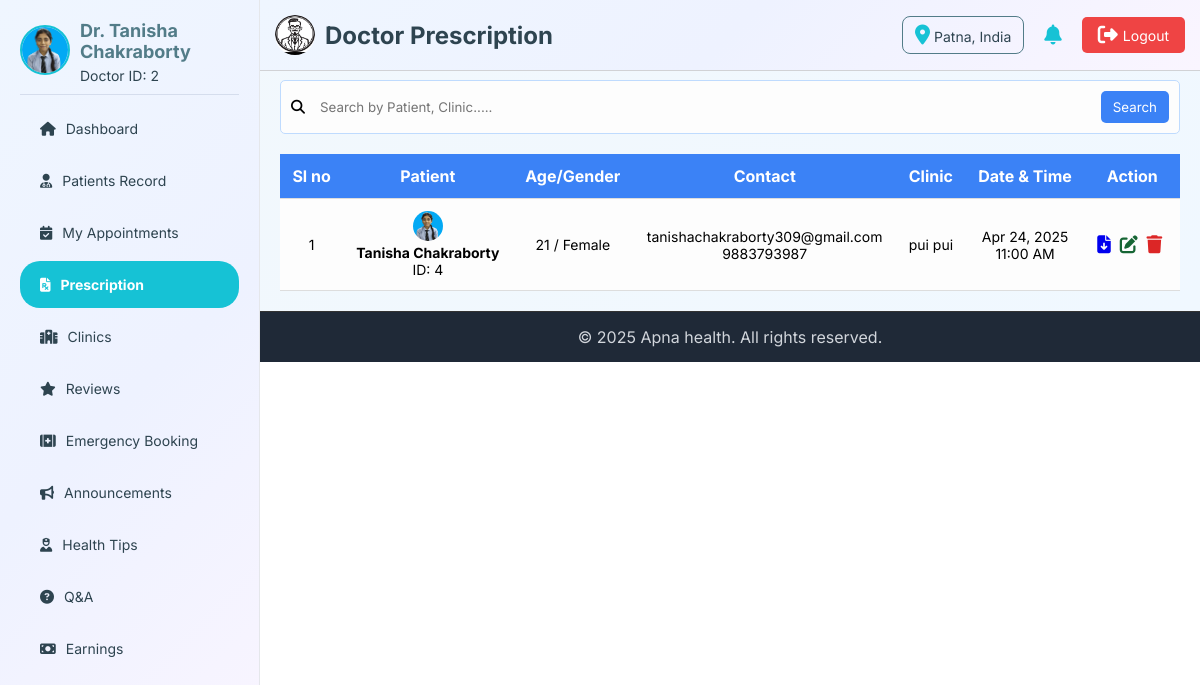
Page /doctor/doctor-prescription.php (signed in) on the committed database.
### tables this page shows
CREATE TABLE `doctor` (
  `doctor_id` int(11) NOT NULL,
  `UID` varchar(20) NOT NULL,
  `name` varchar(255) NOT NULL,
  `email` varchar(255) NOT NULL,
  `phone` varchar(15) DEFAULT NULL,
  `password` varchar(255) NOT NULL,
  `specialization` varchar(255) DEFAULT NULL,
  `experience` int(11) DEFAULT NULL,
  `qualification` text DEFAULT NULL,
  `bio` text DEFAULT NULL,
  `profile_img` varchar(255) DEFAULT NULL,
  `rating` decimal(3,2) DEFAULT 0.00,
  `total_reviews` int(11) DEFAULT 0,
  `availability` enum('Active','Inactive','Blocked') DEFAULT 'Active',
  `address` varchar(512) DEFAULT NULL,
  `gender` enum('Male','Female','Other') DEFAULT NULL,
  `dob` date DEFAULT NULL,
  `fees` decimal(10,2) DEFAULT NULL,
  `emergency` enum('Yes','No') DEFAULT NULL,
  `created_at` timestamp NOT NULL DEFAULT current_timestamp(),
  `updated_at` timestamp NOT NULL DEFAULT current_timestamp() ON UPDATE current_timestamp()
);

CREATE TABLE `prescription` (
  `prescription_id` int(11) NOT NULL,
  `appointment_id` int(11) NOT NULL,
  `patient_id` int(11) NOT NULL,
  `doctor_id` int(11) NOT NULL,
  `prescription` varchar(255) DEFAULT NULL,
  `created_at` timestamp NOT NULL DEFAULT current_timestamp(),
  `updated_at` timestamp NOT NULL DEFAULT current_timestamp() ON UPDATE current_timestamp()
);

CREATE TABLE `patient` (
  `patient_id` int(11) NOT NULL,
  `name` varchar(100) NOT NULL,
  `email` varchar(255) NOT NULL,
  `password` varchar(255) NOT NULL,
  `phone` varchar(15) DEFAULT NULL,
  `gender` enum('Male','Female','Other') DEFAULT NULL,
  `dob` date DEFAULT NULL,
  `blood_group` varchar(10) DEFAULT NULL,
  `emergency_contact` varchar(16) DEFAULT NULL,
  `area` text DEFAULT NULL,
  `city` varchar(100) DEFAULT NULL,
  `state` varchar(100) DEFAULT NULL,
  `pincode` varchar(10) DEFAULT NULL,
  `profile_img` varchar(255) DEFAULT NULL,
  `availability` enum('Active','Inactive','Blocked') DEFAULT 'Active',
  `created_at` timestamp NOT NULL DEFAULT current_timestamp(),
  `updated_at` timestamp NOT NULL DEFAULT current_timestamp() ON UPDATE current_timestamp()
);

CREATE TABLE `doctor_clinic` (
  `clinic_id` int(11) NOT NULL,
  `doctor_id` int(11) NOT NULL,
  `clinic_name` varchar(255) NOT NULL,
  `area` varchar(255) NOT NULL,
  `city` varchar(100) NOT NULL,
  `state` varchar(100) NOT NULL,
  `pincode` varchar(10) NOT NULL,
  `latitude` decimal(10,8) DEFAULT NULL,
  `longitude` decimal(11,8) DEFAULT NULL,
  `location_link` varchar(500) DEFAULT NULL,
  `clinic_img` varchar(255) DEFAULT NULL,
  `days_available` varchar(64) DEFAULT NULL,
  `opening_time` time NOT NULL,
  `closing_time` time NOT NULL,
  `fees` decimal(10,2) NOT NULL,
  `created_at` timestamp NOT NULL DEFAULT current_timestamp(),
  `updated_at` timestamp NOT NULL DEFAULT current_timestamp() ON UPDATE current_timestamp(),
  `phone` varchar(15) NOT NULL,
  `email` varchar(255) NOT NULL,
  `status` enum('Active','Inactive','Blocked') DEFAULT 'Active'
);

CREATE TABLE `appointment` (
  `appointment_id` int(11) NOT NULL,
  `patient_id` int(11) NOT NULL,
  `doctor_id` int(11) NOT NULL,
  `clinic_id` int(11) NOT NULL,
  `appointment_date` date NOT NULL,
  `appointment_time` time NOT NULL,
  `status` enum('Scheduled','Completed','Cancelled') DEFAULT 'Scheduled',
  `payment_status` enum('Pending','Paid','Refunded') DEFAULT 'Pending',
  `payment_mode` enum('Online','Offline') NOT NULL,
  `cancellation_reason` text DEFAULT NULL,
  `doctor_confirmation` enum('Pending','Approved','Rejected') DEFAULT 'Pending',
  `mode_of_appointment` enum('Physical','Video Call') NOT NULL,
  `created_at` timestamp NOT NULL DEFAULT current_timestamp(),
  `updated_at` timestamp NOT NULL DEFAULT current_timestamp() ON UPDATE current_timestamp()
);

### doctor/doctor-prescription.php (the view, shortened to what this page needs)
<?php
include '../connection.php';
$doctor_id = $_SESSION['doctor_id'];
$conditions = ["a.doctor_id = '$doctor_id'"];
$where = implode(" AND ", $conditions);
?>
<!DOCTYPE html>
<html lang="en">
<head>
    <link rel="stylesheet" href="https://cdnjs.cloudflare.com/ajax/libs/font-awesome/6.7.2/css/all.min.css"
 />
</head>
<body>
    <?php include 'doctor-header.php'?>
    <main>
        <section class="first-sec">
            <form method="" GET class="sf-part">
                <div class="search-bar">
                    <i class="fas fa-search"></i>
                    <input type="search" name="search" id="search-bar" placeholder="Search by Patient, Clinic....."
                        value="<?php echo isset($_GET['search']) ? $_GET['search'] : ''; ?>">
                    <button type="submit" id="search-btn">Search</button>
                </div>
            </form>
        </section>
        <section class="second-sec">
            <div class="table">
                <table>
                    <thead>
                        <tr>
                            <th>Sl no</th>
                            <th>Patient</th>
                            <th>Age/Gender</th>
                            <th>Contact</th>
                            <th>Clinic</th>
                            <th>Date & Time</th>
                            <th>Action</th>
                        </tr>
                    </thead>
                    <tbody>
                        <?php
                $query = "SELECT
                            pr.prescription_id, pr.prescription,
                            p.name AS patient_name,
                            p.gender,
                            p.dob,
                            p.email,
                            p.phone,
                            p.profile_img,
                            c.clinic_name,
                            a.appointment_date,
                            a.appointment_time
                        FROM prescription pr
                        JOIN appointment a ON pr.appointment_id = a.appointment_id
                        JOIN patient p ON pr.patient_id = p.patient_id
                        JOIN doctor_clinic c ON a.clinic_id = c.clinic_id
                        WHERE $where
                        ORDER BY pr.created_at DESC";
                $result = mysqli_query($conn, $query);
                $sl = 1;
                if (mysqli_num_rows($result) > 0) {
                    while ($row = mysqli_fetch_assoc($result)) {
                        $dob = new DateTime($row['dob']);
                        $today = new DateTime();
                        $age = $today->diff($dob)->y;
                        echo "<tr>
                            <td>{$sl}</td>
                            <td>
                                <img src='../upload/patient/{$row['profile_img']}' alt='patient'>
                                <h4>{$row['patient_name']}</h4>
                                <span>ID: {$row['prescription_id']}</span>
                            </td>
                            <td>{$age} / {$row['gender']}</td>
                            <td>
                                <span>{$row['email']}</span>
                                <span>{$row['phone']}</span>
                            </td>
                            <td>{$row['clinic_name']}</td>
                            <td>
                                <span>" . date('M d, Y', strtotime($row['appointment_date'])) . "</span>
                                <span>" . date('h:i A', strtotime($row['appointment_time'])) . "</span>
                            </td>
                            <td>
                                <a href='../upload/patient/{$row['prescription']}' target='_blank' 'id='download' title='Download'><i class='fa-solid fa-file-arrow-down'></i></a>
                                <a href='javascript:void(0);'data-prescription-id='{$row['prescription_id']}' id='approve' title='Edit' class='edit-prescription-btn' ><i class='fa-solid fa-pen-to-square'></i></a>
                                <a href='delete-prescription.php?id={$row['prescription_id']}' id='cancle' title='Delete' onclick='return confirm(\"Are you sure you want to delete this prescription?\")'><i class='fa-solid fa-trash'></i></a>
                            </td>
                        </tr>";
                        $sl++;
                    }
                } else {
                    echo "<tr><td colspan='7' style='text-align:center;'>No Prescription Found</td></tr>";
                }
                ?>
                    </tbody>
                </table>
            </div>
        </section>
    </main>
    <?php include 'doctor-footer.php'; ?>
</body>
</html>

### doctor/doctor-header.php (shortened to what this page needs)
<?php
include '../connection.php';
$defaultLogo = "../img/logo.jpg";
$logoPath = $defaultLogo;
$logoQuery = mysqli_query($conn, "SELECT logo FROM admin WHERE admin_id = 1 LIMIT 1");
if ($logoQuery && mysqli_num_rows($logoQuery) > 0) {
    $logoData = mysqli_fetch_assoc($logoQuery);
    if (!empty($logoData['logo']) && file_exists('../upload/admin/' . $logoData['logo'])) {
        $logoPath = '../upload/admin/' . $logoData['logo'];
    }
}
$location = "Unknown";
if (isset($_SESSION['doctor_id'])) {
    $pid = $_SESSION['doctor_id'];
    $locQuery = mysqli_query($conn, "SELECT location FROM log_info WHERE doctor_id = $pid ORDER BY login_time DESC LIMIT 1");
    if ($locQuery && mysqli_num_rows($locQuery) > 0) {
        $locData = mysqli_fetch_assoc($locQuery);
        $location = $locData['location'] ?? "Unknown";
    }
}
$doctor_id = $_SESSION['doctor_id'] ?? null;
$doctor_img = '../img/user.jpg';
$doctor_name = 'Guest';
$doctor_id_display = '---';
if ($doctor_id) {
    $sql = "SELECT name, profile_img FROM doctor WHERE doctor_id = '$doctor_id'";
    $result = mysqli_query($conn, $sql);
    if ($row = mysqli_fetch_assoc($result)) {
        $doctor_name = $row['name'];
        $doctor_id_display = $doctor_id;
        if (!empty($row['profile_img']) && file_exists('../upload/doctor/' . $row['profile_img'])) {
            $doctor_img = '../upload/doctor/' . $row['profile_img'];
        }
    }
}
?>
<!DOCTYPE html>
<html lang="en">
<head>
    <link rel="stylesheet" href="https://cdnjs.cloudflare.com/ajax/libs/font-awesome/6.7.2/css/all.min.css"
 />
</head>
<body>
    <header>
        <div class="header-left">
            <img src="<?= $logoPath ?>" alt="logo">
            <h2>
                <?php
            $pageName = basename($_SERVER['PHP_SELF'], '.php');
            $pageName = str_replace('-', ' ', $pageName);
            $pageName = ucwords($pageName);
            echo $pageName;
            ?>
            </h2>
        </div>
        <div class="header-right">
            <div id='location-box'><i class="fa-solid fa-location-dot"></i><span> <?= $location ?> </span></div>
            <i class="fa-solid fa-bell"></i>
            <a href="doctor-logout.php"><i class="fa-solid fa-right-from-bracket"></i> Logout</a>
        </div>
    </header>
    <aside>
        <a href="../doctor/doctor-profile.php" class="profile">
            <span>
                <img src="<?= $doctor_img ?>" alt="Profile Picture">
            </span>
            <span>
                <h3><?= htmlspecialchars($doctor_name) ?></h3>
                <p>Doctor ID: <?= htmlspecialchars($doctor_id_display) ?></p>
            </span>
        </a>
        <ul class="menu">
            <li><a href="doctor-dashboard.php"
                    class="<?= basename($_SERVER['PHP_SELF']) == 'doctor-dashboard.php' ? 'current' : '' ?>"><i
                        class="fa-solid fa-house"></i> Dashboard</a></li>
            <li><a href="doctor-patients-record.php"
                    class="<?= basename($_SERVER['PHP_SELF']) == 'doctor-patients-record.php' ? 'current' : '' ?>"><i
                        class="fa-solid fa-user-doctor"></i> Patients Record</a></li>
            <li><a href="doctor-appointment.php"
                    class="<?= basename($_SERVER['PHP_SELF']) == 'doctor-appointment.php' ? 'current' : '' ?>"><i
                        class="fa-solid fa-calendar-check"></i>My Appointments</a></li>
            <li><a href="doctor-prescription.php"
                    class="<?= basename($_SERVER['PHP_SELF']) == 'doctor-prescription.php' ? 'current' : '' ?>"><i
                        class="fa-solid fa-file-prescription"></i> Prescription</a></li>
            <li><a href="doctor-clinic.php"
                    class="<?= basename($_SERVER['PHP_SELF']) == 'doctor-clinic.php' ? 'current' : '' ?>"><i
                        class="fa-solid fa-hospital"></i> Clinics</a></li>
            <li><a href="doctor-reviews.php"
                    class="<?= basename($_SERVER['PHP_SELF']) == 'doctor-reviews.php' ? 'current' : '' ?>"><i
                        class="fa-solid fa-star"></i> Reviews</a></li>
            <li><a href="doctor-emergency.php"
                    class="<?= basename($_SERVER['PHP_SELF']) == 'doctor-emergency.php' ? 'current' : '' ?>"><i
                        class="fa-solid fa-kit-medical"></i> Emergency Booking</a></li>
            <li><a href="doctor-announcements.php"
                    class="<?= basename($_SERVER['PHP_SELF']) == 'doctor-announcements.php' ? 'current' : '' ?>"><i
                        class="fa-solid fa-bullhorn"></i> Announcements </a></li>
            <li><a href="doctor-healthtips.php"
                    class="<?= basename($_SERVER['PHP_SELF']) == 'doctor-healthtips.php' ? 'current' : '' ?>"><i
                        class="fa-solid fa-user-nurse"></i> Health Tips</a></li>
            <li><a href="doctor-qna.php"
                    class="<?= basename($_SERVER['PHP_SELF']) == 'doctor-qna.php' ? 'current' : '' ?>"><i
                        class="fa-solid fa-circle-question"></i> Q&A </a></li>
            <li><a href="doctor-earnings.php"
                    class="<?= basename($_SERVER['PHP_SELF']) == 'doctor-earnings.php' ? 'current' : '' ?>"><i
                        class="fa-solid fa-money-bill"></i> Earnings </a></li>
        </ul>
    </aside>
</body>
</html>

### rows in the picture
doctor: profile_img (picture), name "Dr. Tanisha Chakraborty"
prescription: patient.profile_img (picture), patient.name "Tanisha Chakraborty", prescription_id "4", patient.gender "Female", patient.email "tanishachakraborty309@gmail.com", patient.phone "9883793987", doctor_clinic.clinic_name "pui pui", appointment.appointment_date "Apr 24, 2025", appointment.appointment_time "11:00 AM"

### other values in the picture
$pageName "Doctor Prescription"
$location "Patna, India"
$doctor_id_display "2"
